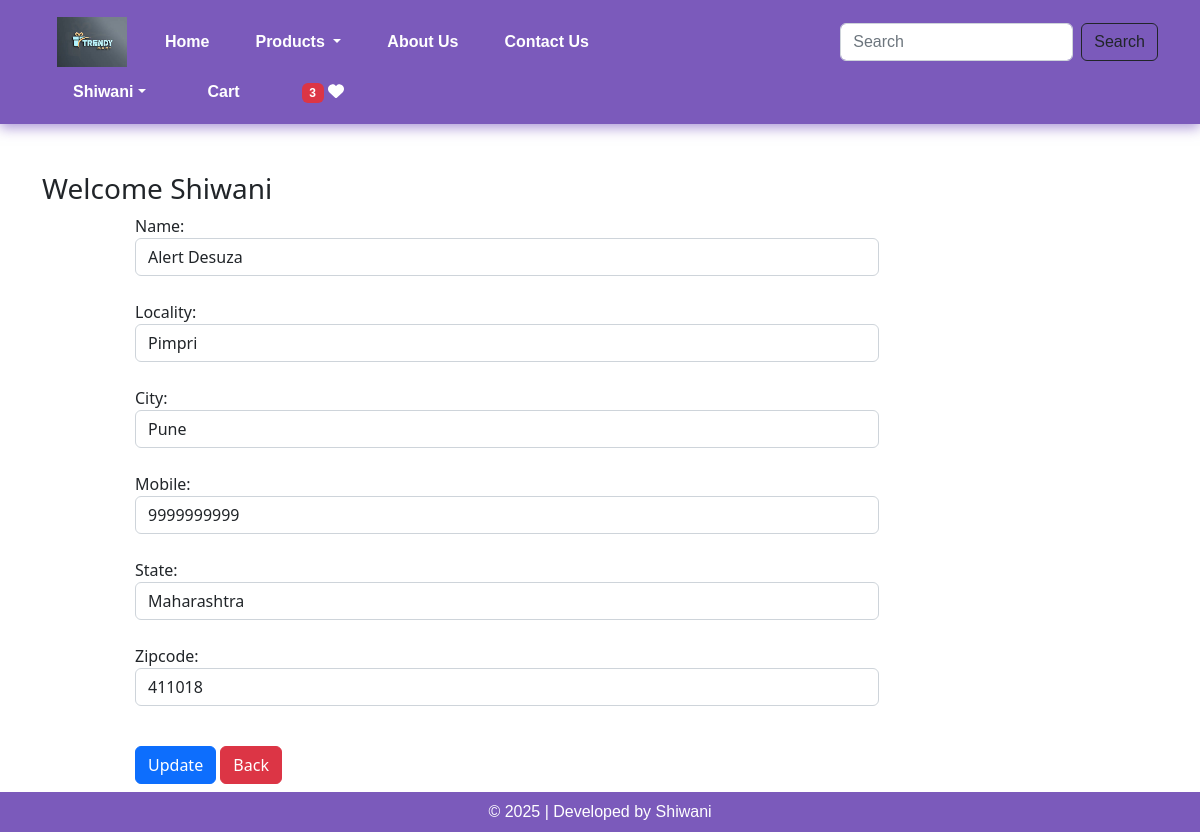
The page /updateAddress/1 (signed in) on the database its author committed.
### app/models.py (models this page shows, shortened)
class Customer(models.Model):
    user = models.ForeignKey(User,on_delete=models.CASCADE)
    name = models.CharField(max_length=200)
    locality = models.CharField(max_length=200)
    city = models.CharField(max_length=50)
    mobile = models.IntegerField(default=0)
    zipcode = models.IntegerField()
    state = models.CharField(choices=STATE_CHOICES,max_length=100)

### app/views.py (the view, shortened to what this page needs)
# urls.py: path('updateAddress/<int:pk>', views.updateAddress.as_view(), name='updateAddress'),
@method_decorator(login_required,name='dispatch')
class updateAddress(View):
    def get(self,request,pk):
        add = Customer.objects.get(pk=pk)
        form = CustomerProfileForm(instance=add)
        totalitem = 0
        wishitem=0
        if request.user.is_authenticated:
            totalitem = len(Cart.objects.filter(user=request.user))
            wishitem = len(Wishlist.objects.filter(user=request.user))
        return render(request, 'app/updateAddress.html',locals())

### app/forms.py
class CustomerProfileForm(forms.ModelForm):
    class Meta:
        model = Customer
        fields=['name','locality','city','mobile','state','zipcode']
        widgets={
            'name':forms.TextInput(attrs={'class':'form-control'}),
            'locality':forms.TextInput(attrs={'class':'form-control'}),
            'city':forms.TextInput(attrs={'class':'form-control'}),
            'mobile':forms.NumberInput(attrs={'class':'form-control'}),
            'state':forms.Select(attrs={'class':'form-control'}),
            'zipcode':forms.NumberInput(attrs={'class':'form-control'}),
        }

### app/templates/app/updateAddress.html (shortened to what this page needs)
{% extends 'app/base.html' %}
{% load static %}
{% block main-content %}
<div class="container my-5">
    <div class="row">
     <h3>Welcome <span class="text-capitalize">{{request.user}}</span></h3>
    </div>
    <div class="col-sm-8 offset-sm-1">
        <form action="" method="post">
            {% for fm in form %}
                {{fm.label_tag}} {{fm}} <small class="text-danger">{{fm.errors|striptags}}</small> <br>
            {% endfor %}
            <div class="col-12 mt-3">
                <button type="submit" class="btn btn-primary">Update</button>
                <a href="{% url 'address' %}" type='button' class='btn btn-danger'>Back</a>
            </div>
        </form>
    </div>
</div>
{% endblock main-content %}

### app/templates/app/base.html (shortened to what this page needs)
<!DOCTYPE html>
{% load static %}
<html lang="en">
<head>
    <link href="https://cdn.jsdelivr.net/npm/bootstrap@5.2.2/dist/css/bootstrap.min.css" rel="stylesheet">
    <link rel="stylesheet" href="{% static 'app/css/owl.carousel.min.css' %}" />
    <link rel="stylesheet" href="{% static 'app/css/all.min.css' %}" />
    <link rel="stylesheet" href="{% static 'app/css/style.css' %}" />
</head>
<body>
    <nav class="navbar navbar-expand-lg navbar-dark bg-success">
        <div class="container-fluid">
          <a class="navbar-brand" href="#">
            <img src="{% static "app/images/images.jpg" %}" width="70" height="50" />
          </a>
          <div class="collapse navbar-collapse" id="navbarSupportedContent">
            <ul class="navbar-nav me-auto mb-2 mb-lg-0">
              {% if request.user.is_authenticated %}
              <li class="nav-item">
                <a class="nav-link active" aria-current="page" href="/">Home</a>
              </li>
              <li class="nav-item dropdown">
                <a class="nav-link dropdown-toggle" href="#" role="button" data-bs-toggle="dropdown" aria-expanded="false">
                  Products
                </a>
              </li>
              <li class="nav-item">
                <a class="nav-link text-white" href="{% url 'about' %}">About Us</a>
              </li>
              <li class="nav-item">
                <a class="nav-link text-white" href="{% url 'contact' %}">Contact Us</a>
              </li>
            </ul>
            <form class="d-flex" role="search" action="/search">
              <input class="form-control me-2" type="search" placeholder="Search" name="search"  aria-label="Search">
              <button class="btn btn-outline-dark" type="submit">Search</button>
            </form>
          </div>
          <ul class="navbar-nav me-auto mb-2 mb-lg-0">
            <li class="nav-item dropdown mx-2">
               <a class="nav-link dropdown-toggle text-white" href="#" id="profileDropdown" role="button" data-bs-toggle="dropdown" aria-expanded="false">{{ request.user.first_name|default:"Shiwani" }}</a>
            </li>
            <li class="nav-item mx-2">
                <a href="{% url 'showcart' %}" class="nav-link text-white"> Cart</a>
            </li>
            <li class="nav-item mx-2">
                <a href="{% url 'showwishlist' %}" class="nav-link text-white"><span class="badge bg-danger">{% if wishitem > 0 %} {{wishitem}} {% endif %}</span>  <i class="fa fa-heart"></i></a>
            </li>
            {% endif %}
          </ul>
        </div>
      </nav>
      {% block main-content %}{% endblock main-content %}
      <footer class="container-fluid fixed-bottom bg-success text-center p-2 mt-5">
  © 2025 | Developed by Shiwani
</footer>
</body>
</html>

### app/static/app/css/style.css (style rules this page uses)
.navbar { background-color: #7b5abb !important; padding: 12px 30px; display: flex; align-items: center; justify-content: space-between; box-shadow: 0 4px 12px rgba(94, 53, 177, 0.5); font-family: 'Poppins', sans-serif; flex-wrap: wrap; }
.navbar a { color: #fff; margin: 0 15px; font-weight: 600; text-decoration: none; transition: color 0.3s ease-in-out; }
footer.container-fluid { background-color: #7b5abb !important; color: #fff; font-weight: 500; font-family: 'Poppins', sans-serif; }

### rows shown on the page
Customer: form "Alert Desuza" "Pimpri" "Pune" "9999999999" "Maharashtra" "411018"

### other values the page prints
{{ request.user.first_name|default:"Shiwani" }} "Shiwani"
{{ wishitem }} "3"
{{ request.user }} "Shiwani"
{{ fm.label_tag }} "Name:" "Locality:" "City:" "Mobile:" "State:" "Zipcode:"
